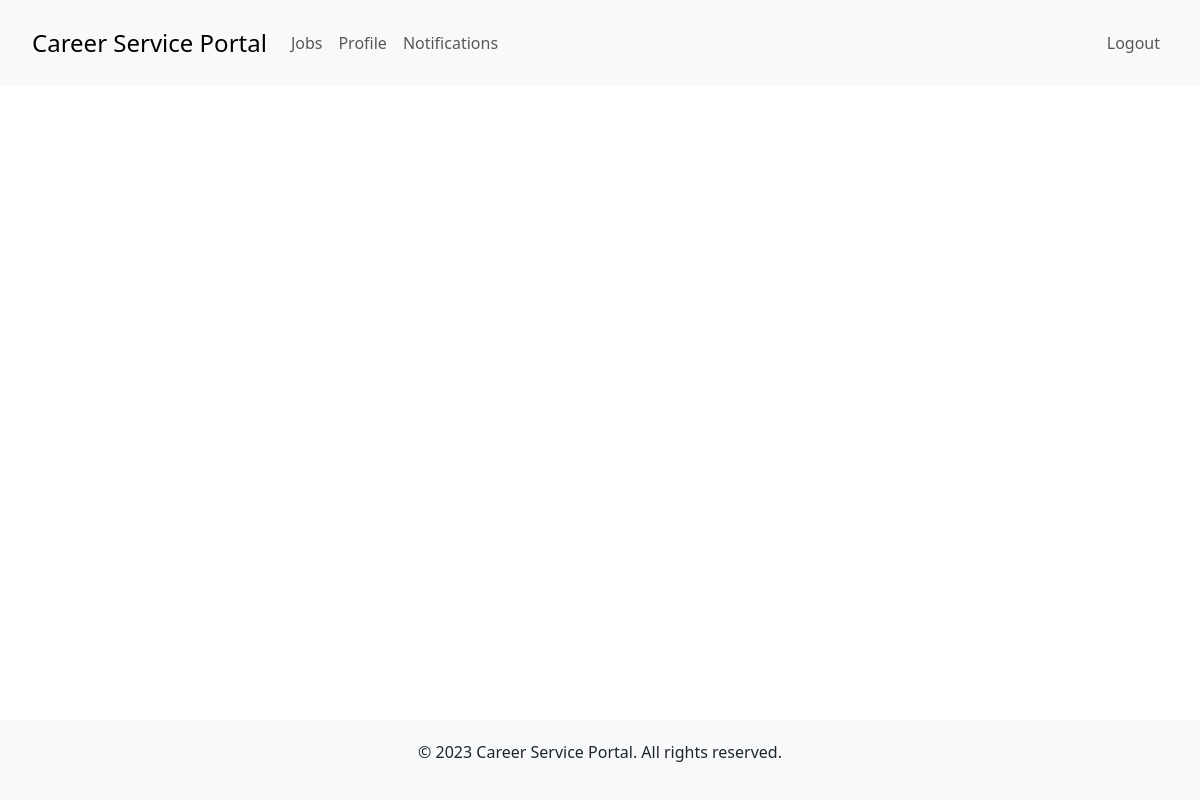
The app's page /candidates/notifications (signed in), older data.
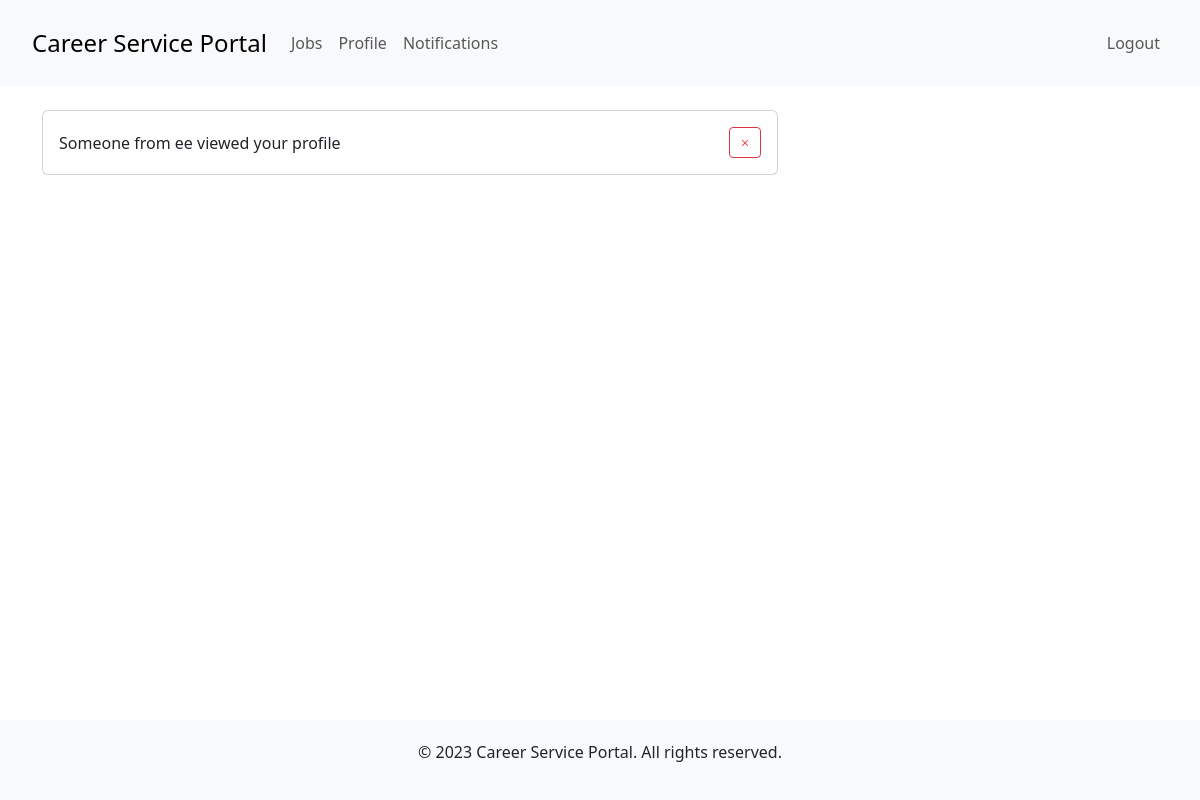
The same page, newer data.
### candidate/models.py (models this page shows)
class Notification(models.Model):
    candidate = models.ForeignKey(
        Candidate, on_delete=models.SET_NULL, null=True, blank=True)
    message = models.TextField()
    read = models.BooleanField(default=False)

### candidate/views.py (the view)
# urls.py: path('notifications', views.view_notifications, name="view notifications"),
def view_notifications(request):
    c = checkLogin(request)
    notifications = Notification.objects.filter(
        candidate=c, read=False).order_by('-id')
    context = {'notifications': notifications}
    return render(request, 'candidates/notifications.html', context)

### candidate/views.py (called while the page is built)
def checkLogin(request):
    if 'c_id' in request.session:
        id = request.session['c_id']
        try:
            c = Candidate.objects.filter(id=id)[0]
            return c
        except Exception:
            return HttpResponseRedirect('')
    else:
        return HttpResponseRedirect('')

### templates/candidates/notifications.html
{% extends "shared/base.html" %}
{% block content %}
<div class="container">
  <div class="row mt-4">
    {% for notification in notifications %}
    <div class="col-md-8 mb-3">
      <div class="card">
        <div class="card-body">
          <div class="d-flex justify-content-between align-items-center">
            <p class="mb-0"> {{ notification.message }} </p>
            <a href="close_notification/{{notification.id}}" class="btn btn-outline-danger btn-sm">
              <i class="bi bi-x"></i>
            </a>
          </div>
        </div>
      </div>
    </div>
    {% endfor %}
  </div>
</div>
{% endblock %}

Row changes from the older to the newer data that the page shows:
added Notification: message "Someone from ee viewed your profile"
